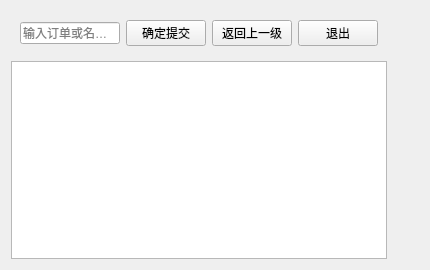
<?xml version="1.0" encoding="UTF-8"?>
<ui version="4.0">
 <class>showSell</class>
 <widget class="QWidget" name="showSell">
  <property name="geometry">
   <rect>
    <x>0</x>
    <y>0</y>
    <width>430</width>
    <height>270</height>
   </rect>
  </property>
  <property name="windowTitle">
   <string>Form</string>
  </property>
  <property name="styleSheet">
   <string notr="true">background-image: url(:/pic/back2.jpg);</string>
  </property>
  <layout class="QGridLayout" name="gridLayout">
   <item row="1" column="0">
    <widget class="QTableView" name="tableView"/>
   </item>
   <item row="0" column="0">
    <widget class="QWidget" name="widget" native="true">
     <layout class="QHBoxLayout" name="horizontalLayout">
      <item>
       <widget class="QLineEdit" name="search">
        <property name="placeholderText">
         <string>输入订单或名称查询</string>
        </property>
       </widget>
      </item>
      <item>
       <widget class="QPushButton" name="sureButton">
        <property name="text">
         <string>确定提交</string>
        </property>
       </widget>
      </item>
      <item>
       <widget class="QPushButton" name="retButton">
        <property name="text">
         <string>返回上一级</string>
        </property>
       </widget>
      </item>
      <item>
       <widget class="QPushButton" name="exitButton">
        <property name="text">
         <string>退出</string>
        </property>
       </widget>
      </item>
     </layout>
    </widget>
   </item>
   <item row="1" column="1">
    <spacer name="horizontalSpacer">
     <property name="orientation">
      <enum>Qt::Horizontal</enum>
     </property>
     <property name="sizeHint" stdset="0">
      <size>
       <width>40</width>
       <height>20</height>
      </size>
     </property>
    </spacer>
   </item>
  </layout>
 </widget>
 <resources/>
 <connections/>
</ui>
